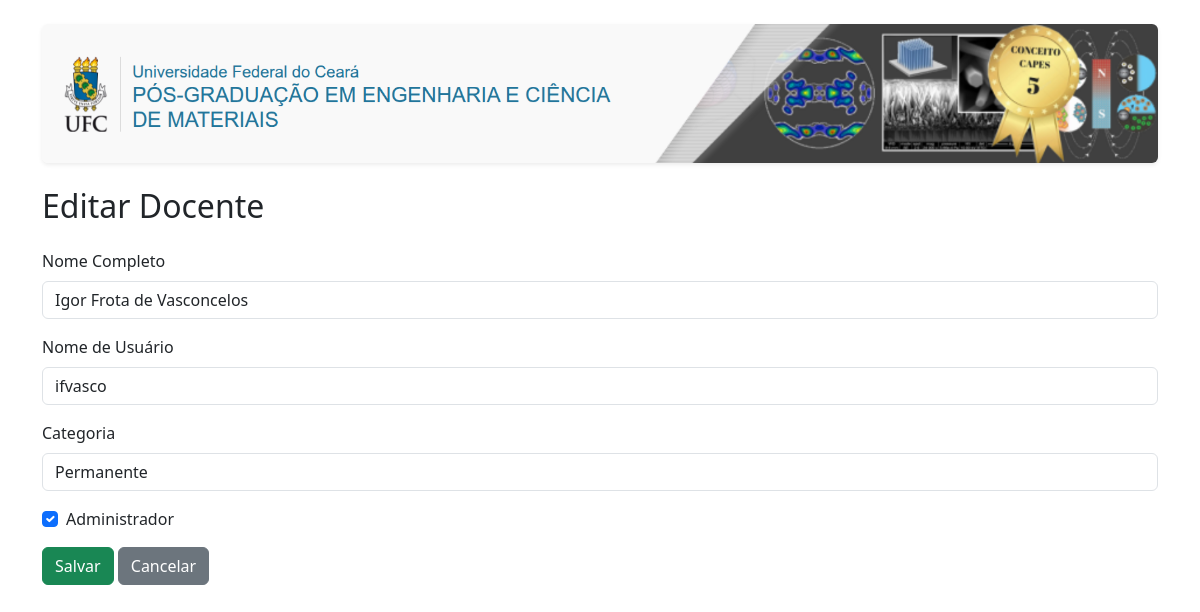
Screenshot of /edit_user/1 (signed in) with the database file from the repository.
### app.py (models this page shows)
class User(UserMixin, db.Model):
    id = db.Column(db.Integer, primary_key=True)
    full_name = db.Column(db.String(150), nullable=False)
    username = db.Column(db.String(150), unique=True, nullable=False)
    password = db.Column(db.String(150), nullable=False)
    is_admin = db.Column(db.Boolean, default=False)
    categoria = db.Column(db.String(100), nullable=True)
    registros = db.relationship('Registro', backref='usuario', lazy=True)

### app.py (the view, shortened to what this page needs)
@app.route('/edit_user/<int:user_id>', methods=['GET', 'POST'])
@login_required
def edit_user(user_id):
    if not current_user.is_admin:
        return redirect(url_for('home'))
    user = User.query.get_or_404(user_id)
    return render_template('edit_user.html', user=user)

### app.py (called while the page is built)
@login_manager.user_loader
def load_user(user_id):
    return User.query.get(int(user_id))

### templates/edit_user.html (shortened to what this page needs)
<!DOCTYPE html>
<html lang="pt-br">
<head>
    <link rel="stylesheet" href="https://cdn.jsdelivr.net/npm/bootstrap@5.3.0/dist/css/bootstrap.min.css">
</head>
<body>
    <div class="container py-4">
        <div class="mb-4">
           <img src="{{ url_for('static', filename='banner.png') }}" alt="Banner" class="img-fluid rounded shadow-sm w-100">
        </div>
        <h2 class="mb-4">Editar Docente</h2>
        <form method="POST">
            <div class="mb-3">
                <label for="full_name" class="form-label">Nome Completo</label>
                <input type="text" class="form-control" name="full_name" value="{{ user.full_name }}" required>
            </div>
            <div class="mb-3">
                <label for="username" class="form-label">Nome de Usuário</label>
                <input type="text" class="form-control" name="username" value="{{ user.username }}" required>
            </div>
            <div class="mb-3">
                <label for="categoria" class="form-label">Categoria</label>
                <input type="text" class="form-control" name="categoria" value="{{ user.categoria }}">
            </div>
            <div class="form-check mb-3">
                <input class="form-check-input" type="checkbox" name="is_admin" id="is_admin" {% if user.is_admin %}checked{% endif %}>
                <label class="form-check-label" for="is_admin">
                    Administrador
                </label>
            </div>
            <button type="submit" class="btn btn-success">Salvar</button>
            <a href="{{ url_for('manage_users') }}" class="btn btn-secondary">Cancelar</a>
        </form>
    </div>
</body>
</html>

### rows the page displays
User: full_name "Igor Frota de Vasconcelos", username "ifvasco", categoria "Permanente", is_admin "☑"
